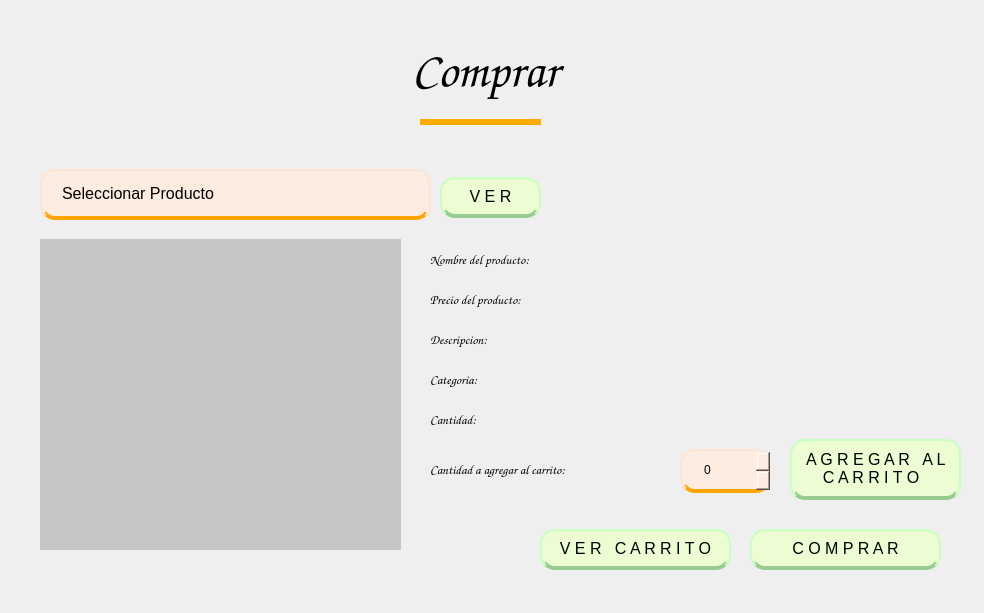
<?xml version="1.0" encoding="UTF-8"?>
<ui version="4.0">
 <class>Form</class>
 <widget class="QWidget" name="Form">
  <property name="geometry">
   <rect>
    <x>0</x>
    <y>0</y>
    <width>984</width>
    <height>613</height>
   </rect>
  </property>
  <property name="font">
   <font>
    <weight>75</weight>
    <bold>true</bold>
   </font>
  </property>
  <property name="windowTitle">
   <string>Form</string>
  </property>
  <widget class="QWidget" name="widget" native="true">
   <property name="geometry">
    <rect>
     <x>10</x>
     <y>9</y>
     <width>961</width>
     <height>591</height>
    </rect>
   </property>
   <property name="styleSheet">
    <string notr="true">QPushButton{
 background-color: rgb(236, 253, 212);
    color: rgb(0,0,0); 
    border: 2px solid rgb(199, 255, 193);
    border-bottom-width: 4px; 
    border-bottom-color: rgb(150, 204, 144); 
    border-radius: 15px; 
    font-size: 16px;
}

QPushButton:hover{
  background-color: rgb(150, 204, 144); 
 border: 2px solid rgb(236, 253, 212);
    color: white; 
}

QComboBox#productos_combobox {
   width: 100%;
    height: 150px;
    padding: 12px 20px;
    border: 2px solid rgb(253, 229, 212);
    border-bottom-width: 4px; 
    border-bottom-color: rgb(255, 165, 0);
    border-radius: 15px;
    background-color: rgb(253, 236, 224);
    font-size: 16px;
    color: rgb(156, 156, 156)
}

    QComboBox::down-arrow {
        image:url(:/images/down-arrow.png);
		width: 28px; 
        height: 20px;  
    }
    QComboBox::drop-down {
		border:none;
        width: 35px;  
        padding: 5px; 
    
    }

QComboBox QAbstractItemView {
    border:none;
    border-radius: 10px;
    margin-left: 10px;
    background-color: rgb(253, 236, 224);
    selection-background-color: rgb(254, 206, 142);
    selection-border:none;
    selection-color: rgb(127, 127, 127);
}


QSpinBox::up-button {
            image: url(:/images/up-arrow (1).png);
            width: 20px;
            height: 20px;
			padding-right:2px;
        }
        QSpinBox::down-button {
            image: url(:/images/down-arrow.png);
            width: 20px;
            height: 20px;
			padding-right:2px;
			backgound-color:black;
        }</string>
   </property>
   <widget class="QLabel" name="tittle">
    <property name="geometry">
     <rect>
      <x>0</x>
      <y>10</y>
      <width>951</width>
      <height>101</height>
     </rect>
    </property>
    <property name="font">
     <font>
      <family>Comic Sans MS</family>
      <pointsize>37</pointsize>
      <weight>75</weight>
      <bold>true</bold>
     </font>
    </property>
    <property name="styleSheet">
     <string notr="true"/>
    </property>
    <property name="text">
     <string>Comprar</string>
    </property>
    <property name="alignment">
     <set>Qt::AlignCenter</set>
    </property>
   </widget>
   <widget class="QLabel" name="label_7">
    <property name="geometry">
     <rect>
      <x>410</x>
      <y>110</y>
      <width>121</width>
      <height>6</height>
     </rect>
    </property>
    <property name="font">
     <font>
      <pointsize>17</pointsize>
     </font>
    </property>
    <property name="styleSheet">
     <string notr="true">border-radius:10%;
background-color:rgb(255, 170, 0)</string>
    </property>
    <property name="text">
     <string/>
    </property>
   </widget>
   <widget class="QPushButton" name="ver_producto_button">
    <property name="geometry">
     <rect>
      <x>430</x>
      <y>168</y>
      <width>101</width>
      <height>41</height>
     </rect>
    </property>
    <property name="font">
     <font>
      <pointsize>-1</pointsize>
     </font>
    </property>
    <property name="styleSheet">
     <string notr="true">color:black</string>
    </property>
    <property name="text">
     <string>V E R</string>
    </property>
   </widget>
   <widget class="QComboBox" name="productos_combobox">
    <property name="geometry">
     <rect>
      <x>30</x>
      <y>160</y>
      <width>391</width>
      <height>51</height>
     </rect>
    </property>
    <property name="font">
     <font>
      <pointsize>-1</pointsize>
     </font>
    </property>
    <property name="cursor">
     <cursorShape>ArrowCursor</cursorShape>
    </property>
    <property name="contextMenuPolicy">
     <enum>Qt::DefaultContextMenu</enum>
    </property>
    <property name="styleSheet">
     <string notr="true">color:black</string>
    </property>
    <property name="currentText">
     <string>Seleccionar Producto</string>
    </property>
    <item>
     <property name="text">
      <string notr="true">Seleccionar Producto</string>
     </property>
    </item>
    <item>
     <property name="text">
      <string>New Item</string>
     </property>
    </item>
   </widget>
   <widget class="QSpinBox" name="cantidad_producto">
    <property name="geometry">
     <rect>
      <x>670</x>
      <y>440</y>
      <width>91</width>
      <height>44</height>
     </rect>
    </property>
    <property name="font">
     <font>
      <pointsize>-1</pointsize>
     </font>
    </property>
    <property name="styleSheet">
     <string notr="true">
padding: 12px 20px;
    border: 2px solid rgb(253, 229, 212);
    border-bottom-width: 4px; 
    border-bottom-color: rgb(255, 165, 0);
    border-radius: 15px;
    background-color: rgb(253, 236, 224);
    font-size: 12px;</string>
    </property>
   </widget>
   <widget class="QPushButton" name="agregar_button">
    <property name="enabled">
     <bool>true</bool>
    </property>
    <property name="geometry">
     <rect>
      <x>780</x>
      <y>430</y>
      <width>171</width>
      <height>61</height>
     </rect>
    </property>
    <property name="font">
     <font>
      <pointsize>-1</pointsize>
     </font>
    </property>
    <property name="acceptDrops">
     <bool>false</bool>
    </property>
    <property name="styleSheet">
     <string notr="true">color:black</string>
    </property>
    <property name="text">
     <string>A G R E G A R   A L    
C A R R I T O  </string>
    </property>
   </widget>
   <widget class="QLabel" name="label_cantidad">
    <property name="geometry">
     <rect>
      <x>420</x>
      <y>440</y>
      <width>251</width>
      <height>41</height>
     </rect>
    </property>
    <property name="font">
     <font>
      <family>Comic Sans MS</family>
      <pointsize>10</pointsize>
      <weight>50</weight>
      <bold>false</bold>
     </font>
    </property>
    <property name="styleSheet">
     <string notr="true"/>
    </property>
    <property name="text">
     <string>Cantidad a agregar al carrito:</string>
    </property>
    <property name="alignment">
     <set>Qt::AlignLeading|Qt::AlignLeft|Qt::AlignVCenter</set>
    </property>
   </widget>
   <widget class="QLabel" name="label_nombre">
    <property name="geometry">
     <rect>
      <x>420</x>
      <y>230</y>
      <width>181</width>
      <height>41</height>
     </rect>
    </property>
    <property name="font">
     <font>
      <family>Comic Sans MS</family>
      <pointsize>10</pointsize>
      <weight>50</weight>
      <bold>false</bold>
     </font>
    </property>
    <property name="styleSheet">
     <string notr="true"/>
    </property>
    <property name="text">
     <string>Nombre del producto:</string>
    </property>
    <property name="alignment">
     <set>Qt::AlignLeading|Qt::AlignLeft|Qt::AlignVCenter</set>
    </property>
   </widget>
   <widget class="QLabel" name="label_precio">
    <property name="geometry">
     <rect>
      <x>420</x>
      <y>270</y>
      <width>181</width>
      <height>41</height>
     </rect>
    </property>
    <property name="font">
     <font>
      <family>Comic Sans MS</family>
      <pointsize>10</pointsize>
      <weight>50</weight>
      <bold>false</bold>
     </font>
    </property>
    <property name="styleSheet">
     <string notr="true"/>
    </property>
    <property name="text">
     <string>Precio del producto:</string>
    </property>
    <property name="alignment">
     <set>Qt::AlignLeading|Qt::AlignLeft|Qt::AlignVCenter</set>
    </property>
   </widget>
   <widget class="QLabel" name="label_descripcion">
    <property name="geometry">
     <rect>
      <x>420</x>
      <y>310</y>
      <width>181</width>
      <height>41</height>
     </rect>
    </property>
    <property name="font">
     <font>
      <family>Comic Sans MS</family>
      <pointsize>10</pointsize>
      <weight>50</weight>
      <bold>false</bold>
     </font>
    </property>
    <property name="styleSheet">
     <string notr="true"/>
    </property>
    <property name="text">
     <string>Descripcion:</string>
    </property>
    <property name="alignment">
     <set>Qt::AlignLeading|Qt::AlignLeft|Qt::AlignVCenter</set>
    </property>
   </widget>
   <widget class="QLabel" name="label_categoria">
    <property name="geometry">
     <rect>
      <x>420</x>
      <y>350</y>
      <width>181</width>
      <height>41</height>
     </rect>
    </property>
    <property name="font">
     <font>
      <family>Comic Sans MS</family>
      <pointsize>10</pointsize>
      <weight>50</weight>
      <bold>false</bold>
     </font>
    </property>
    <property name="styleSheet">
     <string notr="true"/>
    </property>
    <property name="text">
     <string>Categoria:</string>
    </property>
    <property name="alignment">
     <set>Qt::AlignLeading|Qt::AlignLeft|Qt::AlignVCenter</set>
    </property>
   </widget>
   <widget class="QLabel" name="label_categoria_2">
    <property name="geometry">
     <rect>
      <x>420</x>
      <y>390</y>
      <width>181</width>
      <height>41</height>
     </rect>
    </property>
    <property name="font">
     <font>
      <family>Comic Sans MS</family>
      <pointsize>10</pointsize>
      <weight>50</weight>
      <bold>false</bold>
     </font>
    </property>
    <property name="styleSheet">
     <string notr="true"/>
    </property>
    <property name="text">
     <string>Cantidad:</string>
    </property>
    <property name="alignment">
     <set>Qt::AlignLeading|Qt::AlignLeft|Qt::AlignVCenter</set>
    </property>
   </widget>
   <widget class="QPushButton" name="ver_carrito_button">
    <property name="geometry">
     <rect>
      <x>530</x>
      <y>520</y>
      <width>191</width>
      <height>41</height>
     </rect>
    </property>
    <property name="font">
     <font>
      <pointsize>-1</pointsize>
     </font>
    </property>
    <property name="styleSheet">
     <string notr="true">color:black</string>
    </property>
    <property name="text">
     <string>V E R   C A R R I T O</string>
    </property>
   </widget>
   <widget class="QPushButton" name="comprar_button">
    <property name="geometry">
     <rect>
      <x>740</x>
      <y>520</y>
      <width>191</width>
      <height>41</height>
     </rect>
    </property>
    <property name="font">
     <font>
      <pointsize>-1</pointsize>
     </font>
    </property>
    <property name="styleSheet">
     <string notr="true">color:black</string>
    </property>
    <property name="text">
     <string>C O M P R A R</string>
    </property>
   </widget>
   <widget class="QLabel" name="label">
    <property name="geometry">
     <rect>
      <x>30</x>
      <y>230</y>
      <width>361</width>
      <height>311</height>
     </rect>
    </property>
    <property name="styleSheet">
     <string notr="true">image:url(:/images/error-image.png);
background-color:rgb(198, 198, 198);</string>
    </property>
    <property name="text">
     <string/>
    </property>
    <property name="scaledContents">
     <bool>true</bool>
    </property>
   </widget>
   <widget class="QLabel" name="label_2">
    <property name="geometry">
     <rect>
      <x>270</x>
      <y>40</y>
      <width>81</width>
      <height>51</height>
     </rect>
    </property>
    <property name="styleSheet">
     <string notr="true">image: url(:/images/carretilla.png);</string>
    </property>
    <property name="text">
     <string/>
    </property>
   </widget>
   <widget class="QLabel" name="nombre">
    <property name="geometry">
     <rect>
      <x>610</x>
      <y>230</y>
      <width>351</width>
      <height>41</height>
     </rect>
    </property>
    <property name="font">
     <font>
      <family>Comic Sans MS</family>
      <pointsize>10</pointsize>
      <weight>50</weight>
      <bold>false</bold>
     </font>
    </property>
    <property name="styleSheet">
     <string notr="true"/>
    </property>
    <property name="text">
     <string/>
    </property>
    <property name="alignment">
     <set>Qt::AlignLeading|Qt::AlignLeft|Qt::AlignVCenter</set>
    </property>
   </widget>
   <widget class="QLabel" name="precio">
    <property name="geometry">
     <rect>
      <x>590</x>
      <y>270</y>
      <width>371</width>
      <height>41</height>
     </rect>
    </property>
    <property name="font">
     <font>
      <family>Comic Sans MS</family>
      <pointsize>10</pointsize>
      <weight>50</weight>
      <bold>false</bold>
     </font>
    </property>
    <property name="styleSheet">
     <string notr="true"/>
    </property>
    <property name="text">
     <string/>
    </property>
    <property name="alignment">
     <set>Qt::AlignLeading|Qt::AlignLeft|Qt::AlignVCenter</set>
    </property>
   </widget>
   <widget class="QLabel" name="descripcion">
    <property name="geometry">
     <rect>
      <x>530</x>
      <y>310</y>
      <width>431</width>
      <height>41</height>
     </rect>
    </property>
    <property name="font">
     <font>
      <family>Comic Sans MS</family>
      <pointsize>10</pointsize>
      <weight>50</weight>
      <bold>false</bold>
     </font>
    </property>
    <property name="styleSheet">
     <string notr="true"/>
    </property>
    <property name="text">
     <string/>
    </property>
    <property name="alignment">
     <set>Qt::AlignLeading|Qt::AlignLeft|Qt::AlignVCenter</set>
    </property>
   </widget>
   <widget class="QLabel" name="categoria">
    <property name="geometry">
     <rect>
      <x>510</x>
      <y>350</y>
      <width>451</width>
      <height>41</height>
     </rect>
    </property>
    <property name="font">
     <font>
      <family>Comic Sans MS</family>
      <pointsize>10</pointsize>
      <weight>50</weight>
      <bold>false</bold>
     </font>
    </property>
    <property name="styleSheet">
     <string notr="true"/>
    </property>
    <property name="text">
     <string/>
    </property>
    <property name="alignment">
     <set>Qt::AlignLeading|Qt::AlignLeft|Qt::AlignVCenter</set>
    </property>
   </widget>
   <widget class="QLabel" name="cantidad">
    <property name="geometry">
     <rect>
      <x>500</x>
      <y>390</y>
      <width>451</width>
      <height>41</height>
     </rect>
    </property>
    <property name="font">
     <font>
      <family>Comic Sans MS</family>
      <pointsize>10</pointsize>
      <weight>50</weight>
      <bold>false</bold>
     </font>
    </property>
    <property name="styleSheet">
     <string notr="true"/>
    </property>
    <property name="text">
     <string/>
    </property>
    <property name="alignment">
     <set>Qt::AlignLeading|Qt::AlignLeft|Qt::AlignVCenter</set>
    </property>
   </widget>
  </widget>
 </widget>
 <resources>
  <include location="res1.qrc"/>
 </resources>
 <connections/>
</ui>
